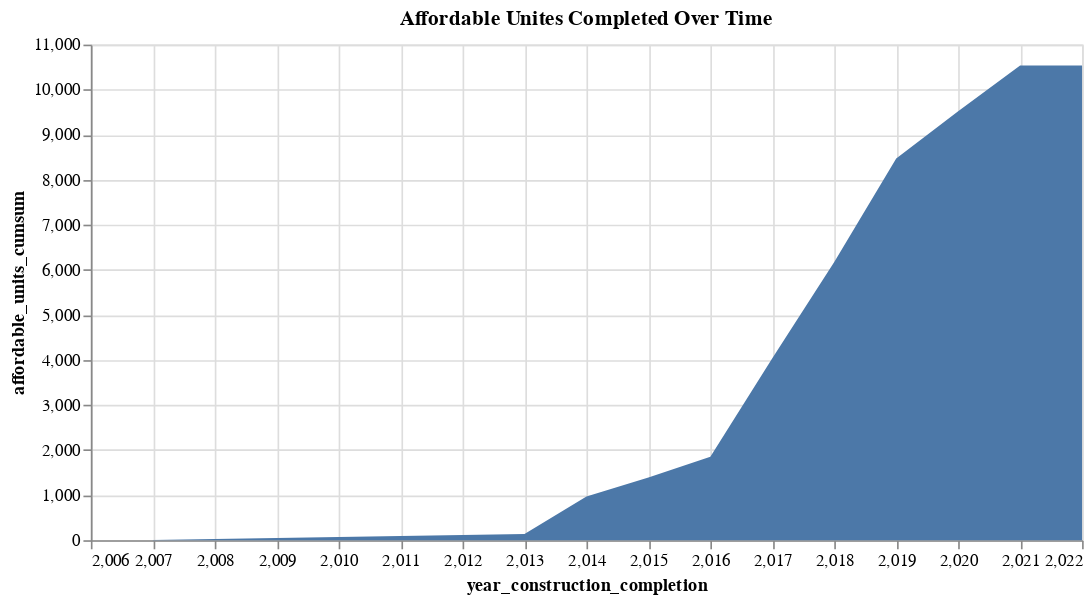

Here is the notebook cell this chart was saved with:
### Code cell
# Here I create a cumulative chart

alt.Chart(complete_grouped).mark_area().encode(x='year_construction_completion', y='affordable_units_cumsum').properties(width=600, title='Affordable Unites Completed Over Time')

### Figure 1 — Vega-Lite specification as saved in the notebook (floating-point values rounded to 4 significant figures)
{"config": {"view": {"continuousWidth": 400, "continuousHeight": 300}}, "data": {"name": "data-cd51f4237f33fd0f1394564e7c2e24e8"}, "mark": "area", "encoding": {"x": {"field": "year_construction_completion", "type": "quantitative"}, "y": {"field": "affordable_units_cumsum", "type": "quantitative"}}, "title": "Affordable Unites Completed Over Time", "width": 600, "$schema": "https://vega.github.io/schema/vega-lite/v4.17.0.json", "datasets": {"data-cd51f4237f33fd0f1394564e7c2e24e8": [{"year_construction_completion": 2007, "affordable_units": 7.0, "affordable_units_cumsum": 7.0}, {"year_construction_completion": 2013, "affordable_units": 129.0, "affordable_units_cumsum": 136.0}, {"year_construction_completion": 2014, "affordable_units": 835.0, "affordable_units_cumsum": 971.0}, {"year_construction_completion": 2015, "affordable_units": 419.0, "affordable_units_cumsum": 1390.0}, {"year_construction_completion": 2016, "affordable_units": 460.0, "affordable_units_cumsum": 1850.0}, {"year_construction_completion": 2017, "affordable_units": 2189.0, "affordable_units_cumsum": 4039.0}, {"year_construction_completion": 2018, "affordable_units": 2134.0, "affordable_units_cumsum": 6173.0}, {"year_construction_completion": 2019, "affordable_units": 2301.0, "affordable_units_cumsum": 8474.0}, {"year_construction_completion": 2020, "affordable_units": 1044.0, "affordable_units_cumsum": 9518.0}, {"year_construction_completion": 2021, "affordable_units": 1018.0, "affordable_units_cumsum": 10540.0}, {"year_construction_completion": 2022, "affordable_units": 2.0, "affordable_units_cumsum": 10540.0}]}}
